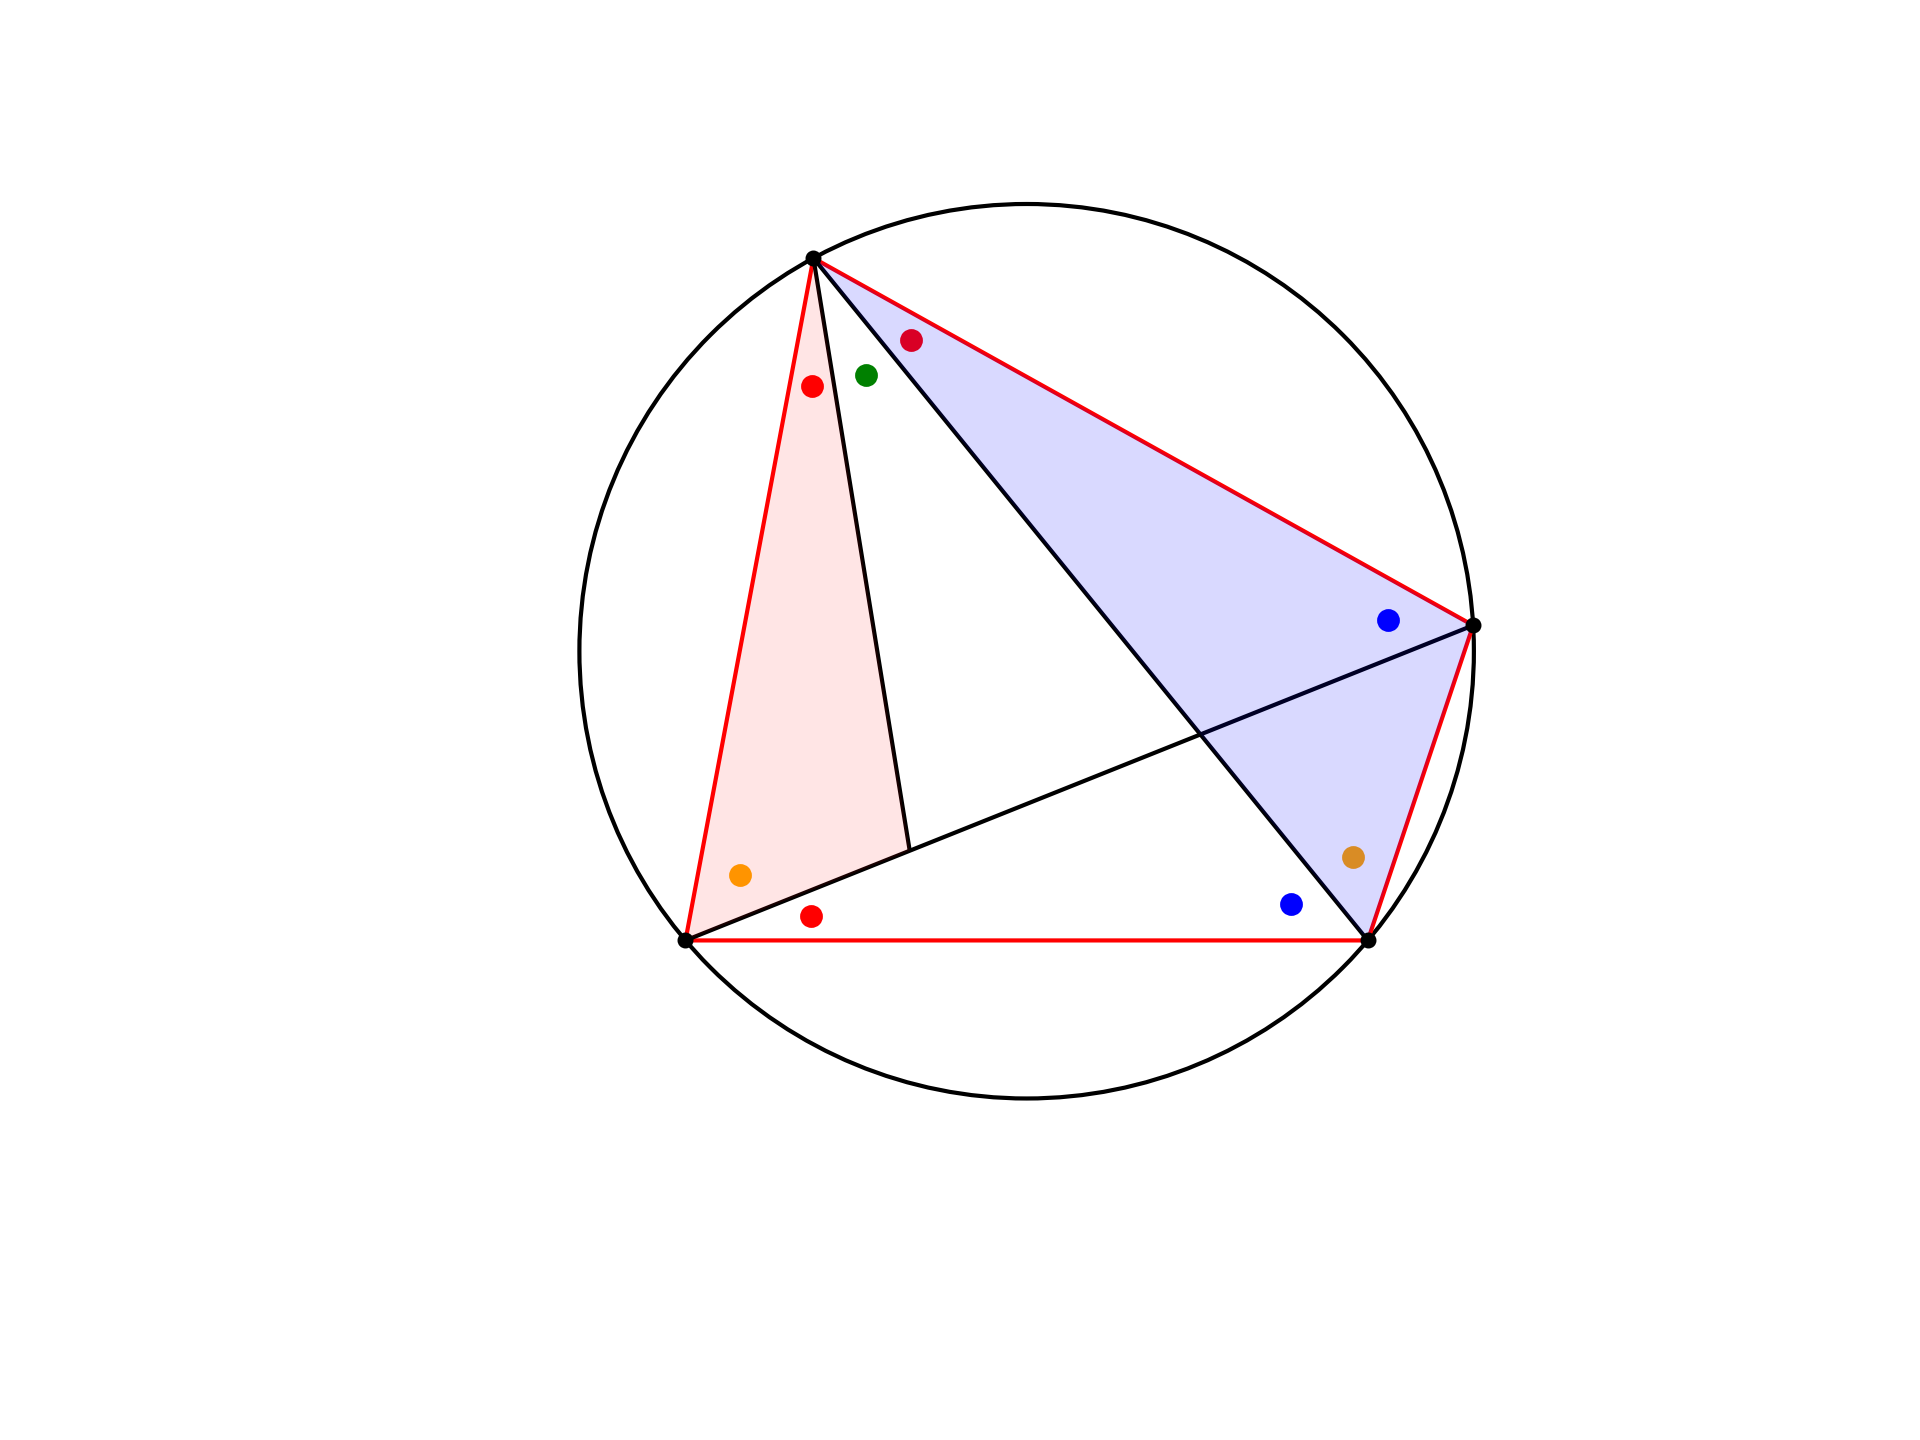

Source code (Python):
import sys,math
import matplotlib.pyplot as plt
import numpy as np

import geometry as geo

fig, ax = geo.init()
ax.set(xlim=(-20,110), ylim=(-30,100))


pL = geo.get_standard_triangle()
A,B,C = pL

Q,r = geo.get_circumcircle([A,B,C])
circle = plt.Circle(
    (Q.x,Q.y),r,fc='none',ec='k')
ax.add_patch(circle)

# go to circumcircle for ABC through A at slope m
D = geo.get_point_for_cyclic_quadrilateral(A,[B,C],m=0.4)

geo.outline_polygon(ax,[A,B,D,C])
geo.draw_line_segments(
    ax,[[A,D],[B,C]])

# eyeball it
F = geo.get_point_by_fractional_length(
    [A,D],0.2847)
#print(geo.get_angle(C,[B,D]))
#print(geo.get_angle(C,[A,F]))

geo.draw_line_segments(
    ax,[[C,F]])

aL = [[B,C,D],[A,C,F],[B,A,D]]
geo.mark_angles(ax,aL,d=15,c='r')

aL = [[A,B,C],[A,D,C]]
geo.mark_angles(ax,aL,d=10,c='b')

aL = [[F,C,B]]
geo.mark_angles(ax,aL,d=15,c='g')

aL = [[C,A,D],[C,B,D]]
geo.mark_angles(ax,aL,d=10,c='orange')

def f():
    geo.fill_polygon(ax,[A,B,C])
    geo.fill_polygon(ax,[C,F,D],fc='b',alpha=0.15)

def g():
    X = geo.get_intersection_for_two_lines(
        [A,D],[B,C])
    geo.fill_polygon(ax,[A,F,C])
    geo.fill_polygon(ax,[C,B,D],fc='b',alpha=0.15)

#f()
g()

geo.scatter_points(ax,[A,B,C,D],s=8)

#----------

plt.gca().set_axis_off()
ofn = '/Users/telliott/Desktop/ptolemy_angles.png'
plt.savefig(ofn, dpi=300)